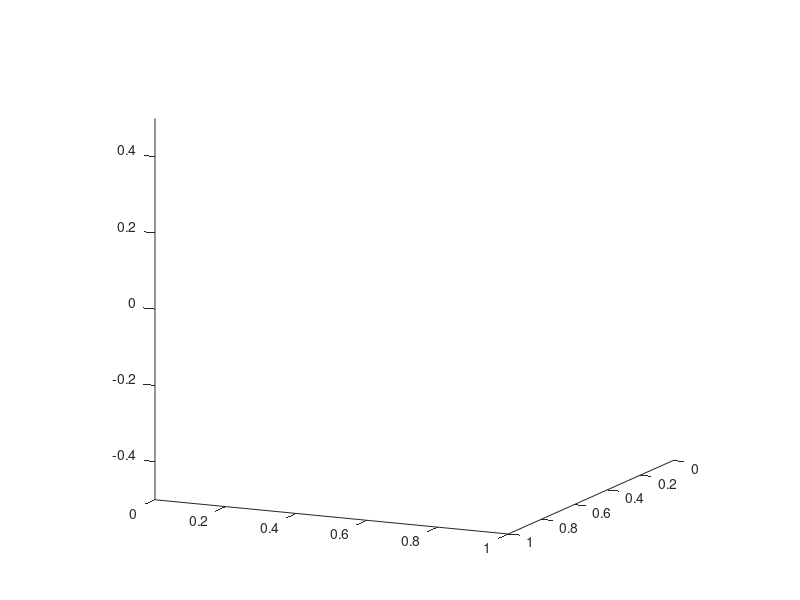

The MATLAB source for this figure: (Note: this script raises an error after producing the figure.)
clc
clear all
close all
%%
%% visualization of sampled data. Specify any index below:
idx_plot = 1;
%%
load('datasets/data_mesh_test.mat');
jpos = dataset(:,1:10);
dists = dataset(:,11:end);
q_min = [-2.8973 -1.7628 -2.8973 -3.0718 -2.8973 -0.0175	-2.8973 0];
q_max = [2.8973	1.7628	2.8973	-0.0698	2.8973	3.7525	2.8973 0.04];
uniq_jpos =  unique(jpos(:,1:7),'rows');
N_uniq = size(uniq_jpos,1);
pts_per_jpos = length(dataset)/N_uniq;
n_links = size(dists,2);
for j = 1:1:n_links
    %figure(j)
    %hist(dists(:,j), 100);
    negpts = nnz(dists(:,j)<=0)/length(dists(:,j));
    closepts = nnz(dists(:,j)<=0.03 & dists(:,j)>0)/length(dists(:,j));
    sprintf('Negative points in link %d: %4.2f',[j, negpts])
    sprintf('Close points in link %d: %4.2f',[j, closepts])
    sprintf('Positive points in link %d: %4.2f',[j, 1-negpts])
end
idx_plot = max(idx_plot, N_uniq)-1;
i1 = idx_plot*pts_per_jpos+1;
i2 = i1+pts_per_jpos-1;
dst_arr = dists(i1:i2,:);
% idx_pos = find(all(dst_arr>0,2));
% idx_neg = find(any(dst_arr<=0,2));
ax_body = axes('View',[115 12],'Position',[0.1300 0.1100 0.7750 0.8150]);
hold on 
axis equal
load('meshes/mesh_light.mat');

mesh_fk = meshes_fk(mesh, eye(4), [jpos(i1,1:7) 0]);
N_MESHES = length(mesh_fk)-2;
tmp_handle = plot_franka_fcn(ax_body,[], mesh, eye(4), [jpos(i1,1:7) 0],[0 0.5 1],[]);
for i = i1:1:i2
    hold on
    if all(dst_arr(i-i1+1,:)>0)
        plot3(jpos(i,8),jpos(i,9),jpos(i,10),'b.')
        a = 10;
    else
        plot3(jpos(i,8),jpos(i,9),jpos(i,10),'r.')
    end
    %drawnow
    dist_arr = zeros(1,N_MESHES);
%     for j = 1:1:N_MESHES
%         [dst, pt_closest] = point2trimesh('Faces',mesh_fk{j}.F,...
%                                       'Vertices',mesh_fk{j}.V,...
%                                       'QueryPoints',jpos(i,[8,9,10]),...
%                                       'Algorithm', 'linear');
%         dist_arr(j) = dst;
%         plot3(mesh_fk{j}.V(:,1),mesh_fk{j}.V(:,2),mesh_fk{j}.V(:,3),'g.')
%     end
end
camlight